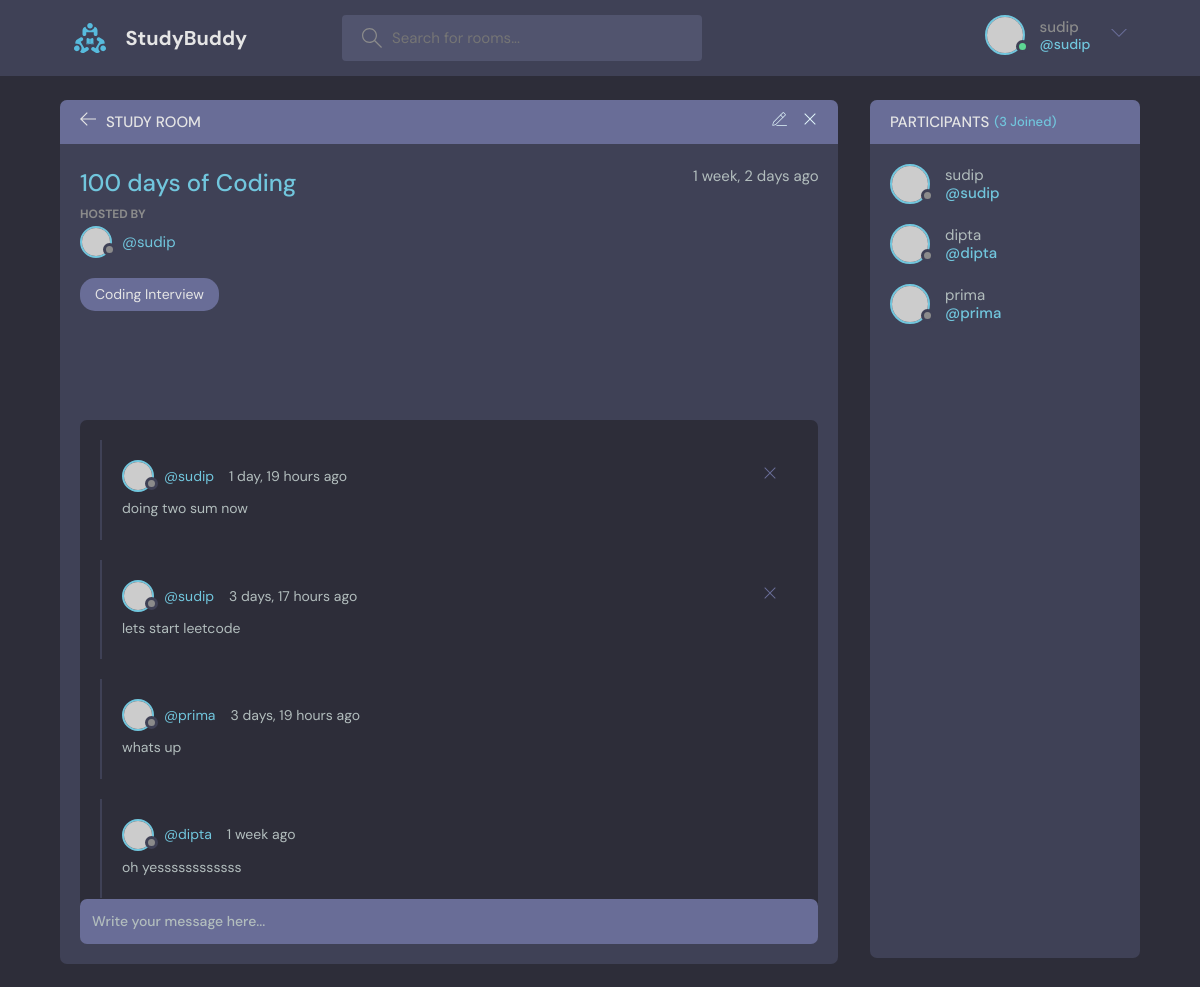
Screenshot of /rooms/1 (signed in) with the database file from the repository.
### base/models.py (models this page shows, shortened)
class Room(models.Model):
    host = models.ForeignKey(User, on_delete=models.SET_NULL, null=True)
    participants = models.ManyToManyField(
        User, related_name='participants', blank=True)
    topic = models.ForeignKey(Topics, on_delete=models.SET_NULL, null=True)
    name = models.CharField(max_length=200)
    description = models.TextField(null=True, blank=True)
    updated = models.DateTimeField(auto_now=True)
    created = models.DateTimeField(auto_now_add=True)
    class Meta:
        ordering = ['-updated', '-created']

class Topics(models.Model):
    name = models.CharField(max_length=200)
    def __str__(self):
        return self.name

class Message(models.Model):
    user = models.ForeignKey(
        User, on_delete=models.CASCADE, blank=True, null=True)
    room = models.ForeignKey(Room, on_delete=models.CASCADE)
    body = models.TextField()
    updated = models.DateTimeField(auto_now=True)
    created = models.DateTimeField(auto_now_add=True)
    class Meta:
        ordering = ['-updated', '-created']

### base/views.py (the view, shortened to what this page needs)
# urls.py: path('rooms/<str:pk>', views.room, name='room'),
def room(request, pk):
    room = Room.objects.get(id=pk)
    room_messages = room.message_set.all()
    participants = room.participants.all()
    context = {'room': room, 'room_messages': room_messages,
               'participants': participants}
    return render(request, 'base/room.html', context)

### base/templates/base/room.html (shortened to what this page needs)
{% extends 'main.html' %}
{% block content %}
    <main class="profile-page layout layout--2">
      <div class="container">
        <div class="room">
          <div class="room__top">
            <div class="room__topLeft">
              <a href="{% url 'home' %}">
                <svg version="1.1" xmlns="http://www.w3.org/2000/svg" width="32" height="32" viewBox="0 0 32 32">
                  <title>arrow-left</title>
                  <path
                    d="M13.723 2.286l-13.723 13.714 13.719 13.714 1.616-1.611-10.96-10.96h27.625v-2.286h-27.625l10.965-10.965-1.616-1.607z"
                  ></path>
                </svg>
              </a>
              <h3>Study Room</h3>
            </div>
            {% if room.host == request.user %}
            <div class="room__topRight">
              <a href="{% url 'update-room' room.id %}">
              </a>
              <a href="{% url 'delete-room' room.id %}">
                <svg version="1.1" xmlns="http://www.w3.org/2000/svg" width="32" height="32" viewBox="0 0 32 32">
                  <title>remove</title>
                  <path
                    d="M27.314 6.019l-1.333-1.333-9.98 9.981-9.981-9.981-1.333 1.333 9.981 9.981-9.981 9.98 1.333 1.333 9.981-9.98 9.98 9.98 1.333-1.333-9.98-9.98 9.98-9.981z"
                  ></path>
                </svg>
              </a>
            </div>
            {% endif %}
          </div>
          <div class="room__box scroll">
            <div class="room__header scroll">
              <div class="room__info">
                <h3>{{room.name}}</h3>
                <span>{{room.created|timesince}} ago</span>
              </div>
              <div class="room__hosted">
                <p>Hosted By</p>
                <a href="{% url 'user-profile' room.host.id %}" class="room__author">
                  <div class="avatar avatar--small">
                    <img src="https://randomuser.me/api/portraits/men/37.jpg" />
                  </div>
                  <span>@{{room.host.username}}</span>
                </a>
              </div>
              <span class="room__topics">{{room.topic}}</span>
            </div>
            <div class="room__conversation">
              <div class="threads scroll">
                {% for message in room_messages %}
                <div class="thread">
                  <div class="thread__top">
                    <div class="thread__author">
                      <a href="{% url 'user-profile' message.user.id %}" class="thread__authorInfo">
                        <div class="avatar avatar--small">
                          <img src="https://randomuser.me/api/portraits/men/37.jpg" />
                        </div>
                        <span>@{{message.user}}</span>
                      </a>
                      <span class="thread__date">{{message.created | timesince}} ago</span>
                    </div>
                    {% if request.user == message.user %}
                    <a href="{% url 'delete-message' message.id %}">
                    <div class="thread__delete">
                      <svg version="1.1" xmlns="http://www.w3.org/2000/svg" width="32" height="32" viewBox="0 0 32 32">
                        <title>remove</title>
                        <path
                          d="M27.314 6.019l-1.333-1.333-9.98 9.981-9.981-9.981-1.333 1.333 9.981 9.981-9.981 9.98 1.333 1.333 9.981-9.98 9.98 9.98 1.333-1.333-9.98-9.98 9.98-9.981z"
                        ></path>
                      </svg>
                    </div>
                    </a>
                    {% endif %}
                  </div>
                  <div class="thread__details">
                    {{message.body}}
                  </div>
                </div>
                {% endfor %}
              </div>
            </div>
          </div>
          <div class="room__message">
            <form action="" method="post">
              <input name="body" placeholder="Write your message here..." /></form>
          </div>
        </div>
        <div class="participants">
          <h3 class="participants__top">Participants <span>({{participants.count}} Joined)</span></h3>
          <div class="participants__list scroll">
            {% for user in participants %}
            <a href="{% url 'user-profile' user.id %}" class="participant">
              <div class="avatar avatar--medium">
                <img src="https://randomuser.me/api/portraits/men/37.jpg" />
              </div>
              <p>
                {{user.username}}
                <span>@{{user.username}}</span>
              </p>
            </a>
            {% endfor %}
          </div>
        </div>
      </div>
    </main>
  </body>
</html>
{% endblock %}

### templates/navbar.html (shortened to what this page needs)
{% load static %}
<header class="header header--loggedIn">
    <div class="container">
        <a href="{% url 'home' %}" class="header__logo">
            <img src="{% static 'images/logo.svg' %}" />
            <h1>StudyBuddy</h1>
        </a>
        <form class="header__search" method="get" action="{% url 'home' %}">
            <label>
                <input name="q" placeholder="Search for rooms..." />
            </label>
        </form>
        <nav class="header__menu">
            {% if request.user.is_authenticated %}
            <div class="header__user">
                <a href="{% url 'user-profile' user.id %}">
                    <div class="avatar avatar--medium active">
                        <img src="https://randomuser.me/api/portraits/men/37.jpg" />
                    </div>
                    <p>{{request.user.username}}<span>@{{request.user.username}}</span></p>
                </a>
                <button class="dropdown-button">
                    <svg version="1.1" xmlns="http://www.w3.org/2000/svg" width="32" height="32" viewBox="0 0 32 32">
                        <title>chevron-down</title>
                        <path d="M16 21l-13-13h-3l16 16 16-16h-3l-13 13z"></path>
                    </svg>
                </button>
            </div>
            {% endif %}
        </nav>
    </div>
</header>

### rows the page displays
Room: name "100 days of Coding", created "1 week, 2 days", host.username "sudip", topic "Coding Interview"
Message: user "sudip", created "1 day, 19 hours", body "doing two sum now"
Message: user "sudip", created "3 days, 17 hours", body "lets start leetcode"
Message: user "prima", created "3 days, 19 hours", body "whats up"
Message: user "dipta", created "1 week", body "oh yessssssssssss"

### other values shown
{{ request.user.username }} "sudip"
{{ participants.count }} "3"
{{ user.username }} "sudip"
{{ user.username }} "dipta"
{{ user.username }} "prima"
